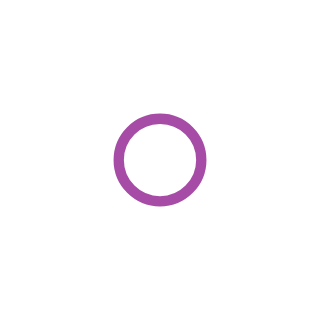

Write the Vega-Lite specification saved for this chart.
### Vega specification from a JSON file in a GitHub repository (floating-point values rounded to 4 significant figures)
{"$schema": "http://vega.github.io/schema/vega/v3.0.json", "padding": 5, "autosize": "pad", "signals": [{"name": "width", "update": "data('layout')[0].width"}, {"name": "height", "update": "data('layout')[0].height"}, {"name": "unit", "value": {}, "on": [{"events": "mousemove", "update": "group()._id ? group() : unit"}]}], "data": [{"name": "source", "values": [{"a": 2}], "format": {"type": "json", "parse": {}}, "transform": []}, {"name": "layout", "values": [{}], "transform": [{"type": "formula", "as": "width", "expr": "21"}, {"type": "formula", "as": "height", "expr": "21"}]}], "marks": [{"name": "main", "type": "group", "from": {"data": "layout"}, "encode": {"update": {"width": {"field": "width"}, "height": {"field": "height"}, "fill": {"value": "transparent"}}}, "marks": [{"name": "marks", "type": "symbol", "role": "point", "from": {"data": "source"}, "encode": {"update": {"x": {"value": 10.5}, "y": {"value": 10.5}, "stroke": {"value": "purple"}, "fill": {"value": "transparent"}, "opacity": {"value": 0.7}}}}]}]}
